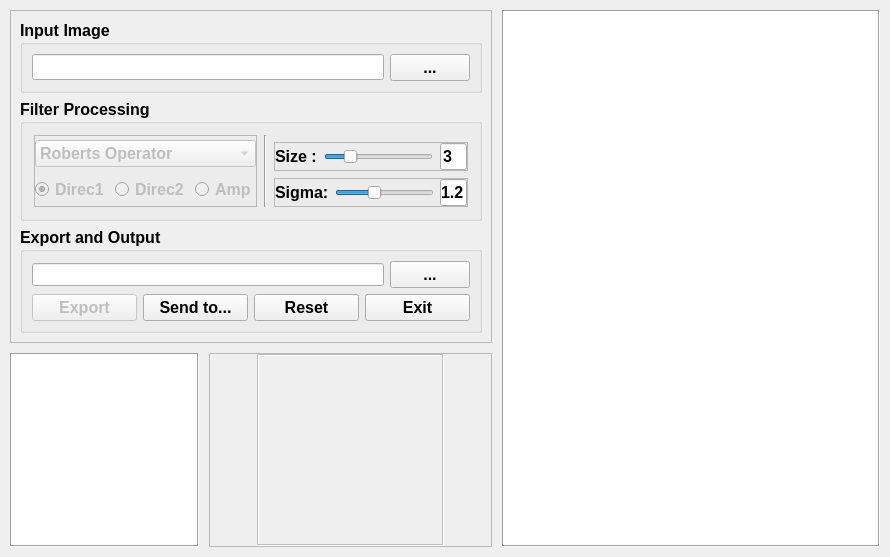
      <widget class="QWidget" name="tab_filters">
       <attribute name="title">
        <string>Filters</string>
       </attribute>
       <layout class="QGridLayout" name="tab_filter_layout" rowstretch="1,1" columnstretch="2,3,4">
        <property name="leftMargin">
         <number>10</number>
        </property>
        <property name="topMargin">
         <number>10</number>
        </property>
        <property name="rightMargin">
         <number>10</number>
        </property>
        <property name="bottomMargin">
         <number>10</number>
        </property>
        <property name="spacing">
         <number>10</number>
        </property>
        <item row="0" column="0" colspan="2">
         <widget class="QFrame" name="frame_2">
          <property name="frameShape">
           <enum>QFrame::StyledPanel</enum>
          </property>
          <property name="frameShadow">
           <enum>QFrame::Raised</enum>
          </property>
          <layout class="QVBoxLayout" name="verticalLayout_13">
           <item>
            <widget class="QGroupBox" name="groupBox_13">
             <property name="font">
              <font>
               <pointsize>12</pointsize>
               <weight>75</weight>
               <bold>true</bold>
              </font>
             </property>
             <property name="title">
              <string>Input Image</string>
             </property>
             <layout class="QHBoxLayout" name="horizontalLayout_25">
              <item>
               <layout class="QHBoxLayout" name="horizontalLayout_26">
                <item>
                 <widget class="QLineEdit" name="line_edit_input_path2">
                  <property name="font">
                   <font>
                    <pointsize>11</pointsize>
                    <weight>50</weight>
                    <bold>false</bold>
                   </font>
                  </property>
                  <property name="toolTip">
                   <string>Input image path.</string>
                  </property>
                  <property name="toolTipDuration">
                   <number>1000</number>
                  </property>
                  <property name="statusTip">
                   <string>Input image path.</string>
                  </property>
                  <property name="readOnly">
                   <bool>true</bool>
                  </property>
                 </widget>
                </item>
                <item>
                 <widget class="QPushButton" name="pushbutton_input_path_browser2">
                  <property name="toolTip">
                   <string>Choose Input image path.</string>
                  </property>
                  <property name="toolTipDuration">
                   <number>1000</number>
                  </property>
                  <property name="statusTip">
                   <string>Choose Input image path.</string>
                  </property>
                  <property name="text">
                   <string>...</string>
                  </property>
                 </widget>
                </item>
               </layout>
              </item>
             </layout>
            </widget>
           </item>
           <item>
            <widget class="QGroupBox" name="groupbox_filter_processing">
             <property name="enabled">
              <bool>true</bool>
             </property>
             <property name="font">
              <font>
               <pointsize>12</pointsize>
               <weight>75</weight>
               <bold>true</bold>
              </font>
             </property>
             <property name="title">
              <string>Filter Processing</string>
             </property>
             <layout class="QGridLayout" name="gridLayout_2">
              <property name="leftMargin">
               <number>11</number>
              </property>
              <property name="topMargin">
               <number>11</number>
              </property>
              <property name="rightMargin">
               <number>11</number>
              </property>
              <property name="bottomMargin">
               <number>11</number>
              </property>
              <property name="spacing">
               <number>7</number>
              </property>
              <item row="1" column="1" rowspan="3">
               <widget class="Line" name="line">
                <property name="enabled">
                 <bool>true</bool>
                </property>
                <property name="orientation">
                 <enum>Qt::Vertical</enum>
                </property>
               </widget>
              </item>
              <item row="1" column="0" rowspan="3">
               <widget class="QFrame" name="frame_filters">
                <property name="enabled">
                 <bool>false</bool>
                </property>
                <property name="frameShape">
                 <enum>QFrame::StyledPanel</enum>
                </property>
                <property name="frameShadow">
                 <enum>QFrame::Raised</enum>
                </property>
                <layout class="QGridLayout" name="gridLayout_3">
                 <property name="leftMargin">
                  <number>0</number>
                 </property>
                 <property name="topMargin">
                  <number>0</number>
                 </property>
                 <property name="rightMargin">
                  <number>0</number>
                 </property>
                 <property name="bottomMargin">
                  <number>0</number>
                 </property>
                 <item row="1" column="0">
                  <widget class="QRadioButton" name="radiobutton_direct01">
                   <property name="font">
                    <font>
                     <pointsize>12</pointsize>
                     <weight>75</weight>
                     <bold>true</bold>
                    </font>
                   </property>
                   <property name="text">
                    <string>Direc1</string>
                   </property>
                   <property name="checkable">
                    <bool>true</bool>
                   </property>
                   <property name="checked">
                    <bool>true</bool>
                   </property>
                  </widget>
                 </item>
                 <item row="1" column="1">
                  <widget class="QRadioButton" name="radiobutton_direct02">
                   <property name="font">
                    <font>
                     <pointsize>12</pointsize>
                    </font>
                   </property>
                   <property name="text">
                    <string>Direc2</string>
                   </property>
                  </widget>
                 </item>
                 <item row="1" column="2">
                  <widget class="QRadioButton" name="radiobutton_amplitude">
                   <property name="font">
                    <font>
                     <pointsize>12</pointsize>
                    </font>
                   </property>
                   <property name="text">
                    <string>Amp</string>
                   </property>
                   <property name="checked">
                    <bool>false</bool>
                   </property>
                  </widget>
                 </item>
                 <item row="0" column="0" colspan="3">
                  <widget class="QComboBox" name="combobox_filters">
                   <property name="font">
                    <font>
                     <pointsize>12</pointsize>
                    </font>
                   </property>
                   <property name="currentIndex">
                    <number>0</number>
                   </property>
                   <item>
                    <property name="text">
                     <string>Roberts Operator</string>
                    </property>
                   </item>
                   <item>
                    <property name="text">
                     <string>Prewitt Operator</string>
                    </property>
                   </item>
                   <item>
                    <property name="text">
                     <string>Sobel Operator</string>
                    </property>
                   </item>
                   <item>
                    <property name="text">
                     <string>Mean Filter</string>
                    </property>
                   </item>
                   <item>
                    <property name="text">
                     <string>Median Filter</string>
                    </property>
                   </item>
                   <item>
                    <property name="text">
                     <string>Gaussian Filter</string>
                    </property>
                   </item>
                   <item>
                    <property name="text">
                     <string>User-defined Filter</string>
                    </property>
                   </item>
                  </widget>
                 </item>
                </layout>
               </widget>
              </item>
              <item row="3" column="2" colspan="2">
               <widget class="QFrame" name="frame_gaussian_sigma">
                <property name="enabled">
                 <bool>true</bool>
                </property>
                <property name="frameShape">
                 <enum>QFrame::StyledPanel</enum>
                </property>
                <property name="frameShadow">
                 <enum>QFrame::Raised</enum>
                </property>
                <layout class="QHBoxLayout" name="horizontalLayout_9" stretch="1,6,1">
                 <property name="leftMargin">
                  <number>0</number>
                 </property>
                 <property name="topMargin">
                  <number>0</number>
                 </property>
                 <property name="rightMargin">
                  <number>0</number>
                 </property>
                 <property name="bottomMargin">
                  <number>0</number>
                 </property>
                 <item>
                  <widget class="QLabel" name="label_gaussian_sigma">
                   <property name="font">
                    <font>
                     <pointsize>12</pointsize>
                    </font>
                   </property>
                   <property name="text">
                    <string>Sigma:</string>
                   </property>
                  </widget>
                 </item>
                 <item>
                  <widget class="QSlider" name="slider_gaussian_sigma">
                   <property name="enabled">
                    <bool>true</bool>
                   </property>
                   <property name="font">
                    <font>
                     <pointsize>9</pointsize>
                    </font>
                   </property>
                   <property name="minimum">
                    <number>1</number>
                   </property>
                   <property name="maximum">
                    <number>30</number>
                   </property>
                   <property name="singleStep">
                    <number>1</number>
                   </property>
                   <property name="pageStep">
                    <number>1</number>
                   </property>
                   <property name="value">
                    <number>12</number>
                   </property>
                   <property name="orientation">
                    <enum>Qt::Horizontal</enum>
                   </property>
                  </widget>
                 </item>
                 <item>
                  <widget class="QLineEdit" name="line_edit_gaussian_sigma">
                   <property name="enabled">
                    <bool>true</bool>
                   </property>
                   <property name="font">
                    <font>
                     <pointsize>12</pointsize>
                    </font>
                   </property>
                   <property name="text">
                    <string>1.2</string>
                   </property>
                   <property name="maxLength">
                    <number>15</number>
                   </property>
                   <property name="cursorPosition">
                    <number>3</number>
                   </property>
                  </widget>
                 </item>
                </layout>
               </widget>
              </item>
              <item row="2" column="2" colspan="2">
               <widget class="QFrame" name="frame_filter_size">
                <property name="enabled">
                 <bool>true</bool>
                </property>
                <property name="frameShape">
                 <enum>QFrame::StyledPanel</enum>
                </property>
                <property name="frameShadow">
                 <enum>QFrame::Raised</enum>
                </property>
                <layout class="QHBoxLayout" name="horizontalLayout_8" stretch="1,6,1">
                 <property name="spacing">
                  <number>7</number>
                 </property>
                 <property name="leftMargin">
                  <number>0</number>
                 </property>
                 <property name="topMargin">
                  <number>0</number>
                 </property>
                 <property name="rightMargin">
                  <number>0</number>
                 </property>
                 <property name="bottomMargin">
                  <number>0</number>
                 </property>
                 <item>
                  <widget class="QLabel" name="label_filter_size">
                   <property name="enabled">
                    <bool>true</bool>
                   </property>
                   <property name="font">
                    <font>
                     <pointsize>12</pointsize>
                    </font>
                   </property>
                   <property name="text">
                    <string>Size :</string>
                   </property>
                  </widget>
                 </item>
                 <item>
                  <widget class="QSlider" name="slider_filter_size">
                   <property name="enabled">
                    <bool>true</bool>
                   </property>
                   <property name="font">
                    <font>
                     <pointsize>9</pointsize>
                    </font>
                   </property>
                   <property name="minimum">
                    <number>0</number>
                   </property>
                   <property name="maximum">
                    <number>5</number>
                   </property>
                   <property name="singleStep">
                    <number>1</number>
                   </property>
                   <property name="pageStep">
                    <number>1</number>
                   </property>
                   <property name="value">
                    <number>1</number>
                   </property>
                   <property name="tracking">
                    <bool>true</bool>
                   </property>
                   <property name="orientation">
                    <enum>Qt::Horizontal</enum>
                   </property>
                   <property name="tickPosition">
                    <enum>QSlider::NoTicks</enum>
                   </property>
                   <property name="tickInterval">
                    <number>0</number>
                   </property>
                  </widget>
                 </item>
                 <item>
                  <widget class="QLineEdit" name="line_edit_filter_size">
                   <property name="enabled">
                    <bool>true</bool>
                   </property>
                   <property name="font">
                    <font>
                     <pointsize>12</pointsize>
                    </font>
                   </property>
                   <property name="text">
                    <string>3</string>
                   </property>
                   <property name="maxLength">
                    <number>15</number>
                   </property>
                   <property name="cursorPosition">
                    <number>1</number>
                   </property>
                  </widget>
                 </item>
                </layout>
               </widget>
              </item>
             </layout>
            </widget>
           </item>
           <item>
            <widget class="QGroupBox" name="groupBox_15">
             <property name="font">
              <font>
               <pointsize>12</pointsize>
               <weight>75</weight>
               <bold>true</bold>
              </font>
             </property>
             <property name="title">
              <string>Export and Output</string>
             </property>
             <layout class="QVBoxLayout" name="verticalLayout_15">
              <item>
               <layout class="QHBoxLayout" name="horizontalLayout_29" stretch="0,0">
                <item>
                 <widget class="QLineEdit" name="line_edit_export_path2">
                  <property name="font">
                   <font>
                    <pointsize>10</pointsize>
                    <weight>50</weight>
                    <bold>false</bold>
                   </font>
                  </property>
                  <property name="toolTip">
                   <string>Export image path.</string>
                  </property>
                  <property name="toolTipDuration">
                   <number>1000</number>
                  </property>
                  <property name="statusTip">
                   <string>Export image path.</string>
                  </property>
                  <property name="readOnly">
                   <bool>true</bool>
                  </property>
                 </widget>
                </item>
                <item>
                 <widget class="QPushButton" name="pushbutton_export_path_browser2">
                  <property name="enabled">
                   <bool>true</bool>
                  </property>
                  <property name="toolTip">
                   <string>Choose export image path.</string>
                  </property>
                  <property name="toolTipDuration">
                   <number>1000</number>
                  </property>
                  <property name="statusTip">
                   <string>Choose export image path.</string>
                  </property>
                  <property name="text">
                   <string>...</string>
                  </property>
                 </widget>
                </item>
               </layout>
              </item>
              <item>
               <layout class="QHBoxLayout" name="horizontalLayout_30">
                <item>
                 <widget class="QPushButton" name="pushbutton_export2">
                  <property name="enabled">
                   <bool>false</bool>
                  </property>
                  <property name="text">
                   <string>Export</string>
                  </property>
                 </widget>
                </item>
                <item>
                 <widget class="QPushButton" name="pushbutton_sendto2">
                  <property name="text">
                   <string>Send to...</string>
                  </property>
                 </widget>
                </item>
                <item>
                 <widget class="QPushButton" name="pushbutton_reset2">
                  <property name="text">
                   <string>Reset</string>
                  </property>
                 </widget>
                </item>
                <item>
                 <widget class="QPushButton" name="pushbutton_exit2">
                  <property name="text">
                   <string>Exit</string>
                  </property>
                 </widget>
                </item>
               </layout>
              </item>
             </layout>
            </widget>
           </item>
          </layout>
         </widget>
        </item>
        <item row="0" column="2" rowspan="2">
         <widget class="QGraphicsView" name="graphics_view_filters_image">
          <property name="whatsThis">
           <string>&lt;html&gt;&lt;head/&gt;&lt;body&gt;&lt;p&gt;Binary image generated by threshold segmentation, Otsu or max-Entropy methods.&lt;/p&gt;&lt;/body&gt;&lt;/html&gt;</string>
          </property>
          <property name="frameShape">
           <enum>QFrame::Box</enum>
          </property>
         </widget>
        </item>
        <item row="1" column="0">
         <widget class="QGraphicsView" name="graphics_view_source_image2">
          <property name="frameShape">
           <enum>QFrame::Box</enum>
          </property>
         </widget>
        </item>
        <item row="1" column="1">
         <widget class="QFrame" name="frame_4">
          <property name="frameShape">
           <enum>QFrame::StyledPanel</enum>
          </property>
          <property name="frameShadow">
           <enum>QFrame::Raised</enum>
          </property>
          <layout class="QHBoxLayout" name="horizontalLayout_7" stretch="1,4,1">
           <property name="spacing">
            <number>0</number>
           </property>
           <property name="leftMargin">
            <number>0</number>
           </property>
           <property name="topMargin">
            <number>0</number>
           </property>
           <property name="rightMargin">
            <number>0</number>
           </property>
           <property name="bottomMargin">
            <number>0</number>
           </property>
           <item>
            <spacer name="horizontalSpacer_2">
             <property name="orientation">
              <enum>Qt::Horizontal</enum>
             </property>
             <property name="sizeHint" stdset="0">
              <size>
               <width>40</width>
               <height>20</height>
              </size>
             </property>
            </spacer>
           </item>
           <item>
            <widget class="QTableWidget" name="table_filter">
             <property name="enabled">
              <bool>false</bool>
             </property>
             <property name="font">
              <font>
               <weight>75</weight>
               <bold>true</bold>
              </font>
             </property>
             <property name="frameShape">
              <enum>QFrame::Box</enum>
             </property>
             <property name="lineWidth">
              <number>1</number>
             </property>
             <property name="verticalScrollBarPolicy">
              <enum>Qt::ScrollBarAlwaysOff</enum>
             </property>
             <property name="horizontalScrollBarPolicy">
              <enum>Qt::ScrollBarAlwaysOff</enum>
             </property>
             <property name="sizeAdjustPolicy">
              <enum>QAbstractScrollArea::AdjustIgnored</enum>
             </property>
             <property name="selectionMode">
              <enum>QAbstractItemView::MultiSelection</enum>
             </property>
             <property name="textElideMode">
              <enum>Qt::ElideMiddle</enum>
             </property>
             <property name="gridStyle">
              <enum>Qt::SolidLine</enum>
             </property>
             <attribute name="horizontalHeaderVisible">
              <bool>false</bool>
             </attribute>
             <attribute name="horizontalHeaderHighlightSections">
              <bool>true</bool>
             </attribute>
             <attribute name="verticalHeaderVisible">
              <bool>false</bool>
             </attribute>
            </widget>
           </item>
           <item>
            <spacer name="horizontalSpacer">
             <property name="orientation">
              <enum>Qt::Horizontal</enum>
             </property>
             <property name="sizeHint" stdset="0">
              <size>
               <width>40</width>
               <height>20</height>
              </size>
             </property>
            </spacer>
           </item>
          </layout>
         </widget>
        </item>
       </layout>
      </widget>
